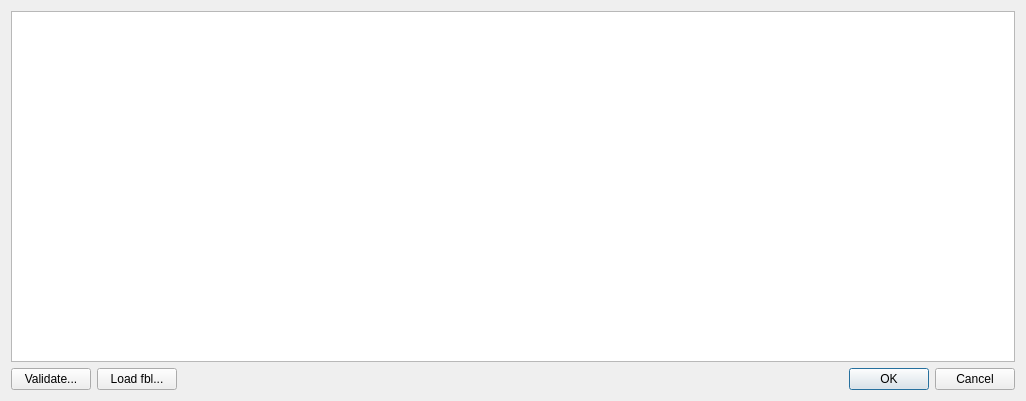
<?xml version="1.0" encoding="UTF-8"?>
<ui version="4.0">
 <class>DialogAfbProperties</class>
 <widget class="QDialog" name="DialogAfbProperties">
  <property name="geometry">
   <rect>
    <x>0</x>
    <y>0</y>
    <width>1026</width>
    <height>401</height>
   </rect>
  </property>
  <property name="windowTitle">
   <string>Dialog</string>
  </property>
  <property name="modal">
   <bool>false</bool>
  </property>
  <layout class="QGridLayout" name="gridLayout">
   <item row="0" column="0">
    <layout class="QVBoxLayout" name="verticalLayout">
     <property name="sizeConstraint">
      <enum>QLayout::SetDefaultConstraint</enum>
     </property>
     <item>
      <widget class="QTextEdit" name="m_text"/>
     </item>
     <item>
      <layout class="QHBoxLayout" name="horizontalLayout">
       <item>
        <widget class="QPushButton" name="m_validate">
         <property name="text">
          <string>Validate...</string>
         </property>
        </widget>
       </item>
       <item>
        <widget class="QPushButton" name="m_loadFbl">
         <property name="text">
          <string>Load fbl...</string>
         </property>
        </widget>
       </item>
       <item>
        <spacer name="horizontalSpacer">
         <property name="orientation">
          <enum>Qt::Horizontal</enum>
         </property>
         <property name="sizeHint" stdset="0">
          <size>
           <width>40</width>
           <height>20</height>
          </size>
         </property>
        </spacer>
       </item>
       <item>
        <widget class="QDialogButtonBox" name="m_okCancel">
         <property name="orientation">
          <enum>Qt::Horizontal</enum>
         </property>
         <property name="standardButtons">
          <set>QDialogButtonBox::Cancel|QDialogButtonBox::Ok</set>
         </property>
        </widget>
       </item>
      </layout>
     </item>
    </layout>
   </item>
  </layout>
 </widget>
 <resources/>
 <connections>
  <connection>
   <sender>m_okCancel</sender>
   <signal>accepted()</signal>
   <receiver>DialogAfbProperties</receiver>
   <slot>accept()</slot>
   <hints>
    <hint type="sourcelabel">
     <x>805</x>
     <y>388</y>
    </hint>
    <hint type="destinationlabel">
     <x>157</x>
     <y>274</y>
    </hint>
   </hints>
  </connection>
  <connection>
   <sender>m_okCancel</sender>
   <signal>rejected()</signal>
   <receiver>DialogAfbProperties</receiver>
   <slot>reject()</slot>
   <hints>
    <hint type="sourcelabel">
     <x>873</x>
     <y>388</y>
    </hint>
    <hint type="destinationlabel">
     <x>286</x>
     <y>274</y>
    </hint>
   </hints>
  </connection>
 </connections>
</ui>
